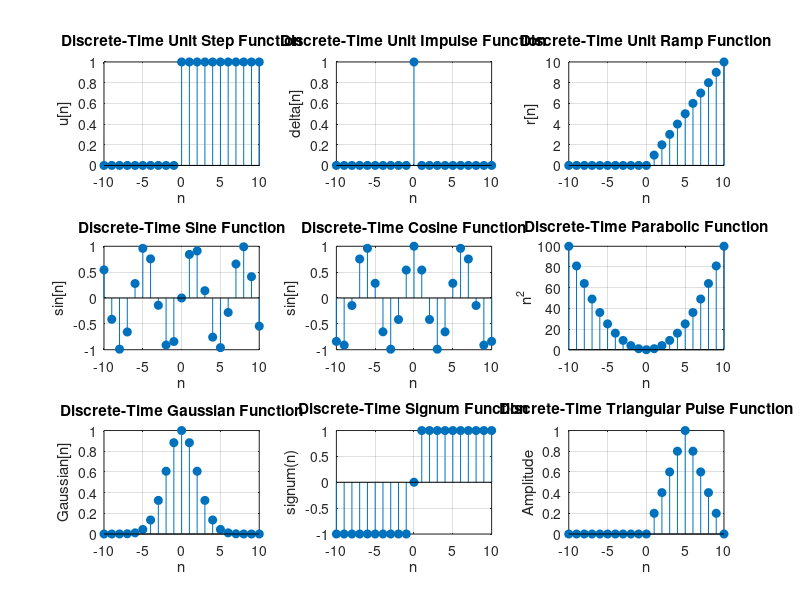

This chart was generated by the following MATLAB code:
n = -10:10; % Range from -10 to 10
% Compute the unit step function using bitwise operator
u_n = (n >= 0) & 1; % Bitwise AND to convert boolean to 1/0
% Plot the discrete-time unit step function
subplot(3,3,1);
stem(n, u_n, 'filled');
title('Discrete-Time Unit Step Function');
xlabel('n');
ylabel('u[n]');
grid on;


n = -10:10; % Range from -10 to 10
% Compute the unit impulse function using bitwise operator
u_n = (n == 0) & 1; % Impulse at n = 0, else 0
% Plot the discrete-time unit impulse function
subplot(3,3,2);
stem(n, u_n, 'filled');
title('Discrete-Time Unit Impulse Function');
xlabel('n');
ylabel('delta[n]');
grid on;


n = -10:10; % Range from -10 to 10
% Compute the unit ramp function using bitwise operator
r_n = n .* (n >= 0); % Ramp function: n for n >= 0, 0 for n < 0
% Plot the discrete-time unit ramp function
subplot(3,3,3);
stem(n, r_n, 'filled');
title('Discrete-Time Unit Ramp Function');
xlabel('n');
ylabel('r[n]');
grid on;



n = -10:10; % Range from -10 to 10
% Compute the sine function using bitwise operator
sine_n = sin(n) .* ((n >= -10) & (n <= 10)); % Sine function for n in range [-10, 10]
% Plot the discrete-time sine function
subplot(3,3,4);
stem(n, sine_n, 'filled');
title('Discrete-Time Sine Function');
xlabel('n');
ylabel('sin[n]');
grid on;



n = -10:10; % Range from -10 to 10
% Compute the cosine function using bitwise operator
cosine_n = cos(n) .* ((n >= -10) & (n <= 10)); % Sine function for n in range [-10, 10]
% Plot the discrete-time sine function
subplot(3,3,5);
stem(n, cosine_n, 'filled');
title('Discrete-Time Cosine Function');
xlabel('n');
ylabel('sin[n]');
grid on;



n = -10:10; % Range from -10 to 10
% Compute the parabolic function using bitwise operator
parabola_n = n.^2 .* (n >= -10 & n <= 10); % Parabola: n^2 for n in range [-10, 10]
% Plot the discrete-time parabolic function
subplot(3,3,6);
stem(n, parabola_n, 'filled');
title('Discrete-Time Parabolic Function');
xlabel('n');
ylabel('n^2');
grid on;



n = -10:10; % Range from -10 to 10
% Parameters for the Gaussian function
mu = 0;   % Mean
sigma = 2; % Standard deviation
% Compute the Gaussian function using bitwise operator
gaussian_n = exp(-(n - mu).^2 / (2 * sigma^2)) .* ((n >= -10) & (n <= 10)); 
% Plot the discrete-time Gaussian function
subplot(3,3,7);
stem(n, gaussian_n, 'filled');
title('Discrete-Time Gaussian Function');
xlabel('n');
ylabel('Gaussian[n]');
grid on;



n = -10:10;  % Range from -10 to 10
% Initialize the signum function array
signum = zeros(size(n));
% Using bitwise operator to define signum function
for i = 1:length(n)
    if n(i) == 0
        signum(i) = 0; % sign(0) = 0
    else
        % Bitwise check to see if n(i) is positive or negative
        if n(i) > 0
            signum(i) = 1;  % Positive numbers get signum 1
        else
            signum(i) = -1; % Negative numbers get signum -1
        end
    end
end
% Plot the signum function
subplot(3,3,8);
stem(n, signum, 'filled');
xlabel('n');
ylabel('signum(n)');
title('Discrete-Time Signum Function');
grid on;



n = -10:10;  % Range from -10 to 10
% Initialize the sinc function array
sinc_val = zeros(size(n));
% Define the sinc function with conditional for n = 0
for i = 1:length(n)
    if n(i) == 0
        sinc_val(i) = 1; % sinc(0) = 1
    else
        % Calculate the sinc function value
        sinc_val(i) = sin(pi * n(i)) / (pi * n(i));
    end
end
% Plot the sinc function
subplot(3,3,9);
stem(n, sinc_val, 'filled');
xlabel('n');
ylabel('sinc(n)');
title('Discrete-Time Sinc Function');
grid on;



n = -10:10;  % Range from -10 to 10
% Initialize the triangular pulse function array
triangular_pulse = zeros(size(n));

% Using bitwise operator to define the triangular pulse
for i = 1:length(n)
    % Scalar logic with '&' for checking the range
    if n(i) >= 0 & n(i) <= 5
        triangular_pulse(i) = n(i) / 5;  % Increasing part of the pulse
    elseif n(i) > 5 & n(i) <= 10
        triangular_pulse(i) = (10 - n(i)) / 5;  % Decreasing part of the pulse
    else
        triangular_pulse(i) = 0;  % Outside the pulse range, value is 0
    end
end
% Plot the triangular pulse function
stem(n, triangular_pulse, 'filled');
xlabel('n');
ylabel('Amplitude');
title('Discrete-Time Triangular Pulse Function');
grid on;



